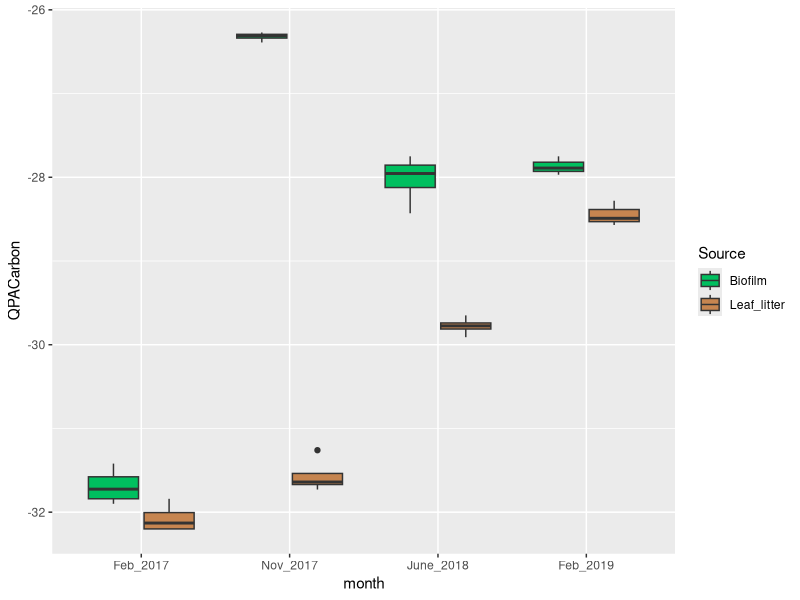
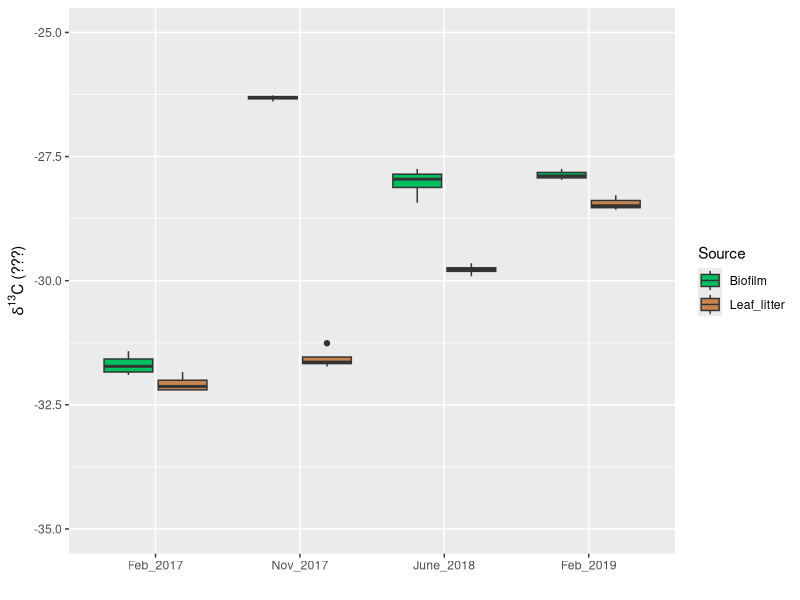
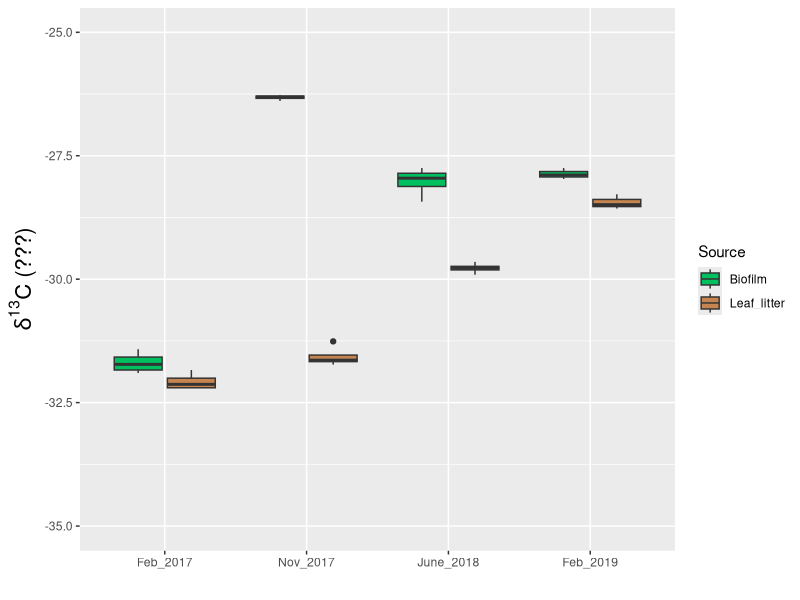
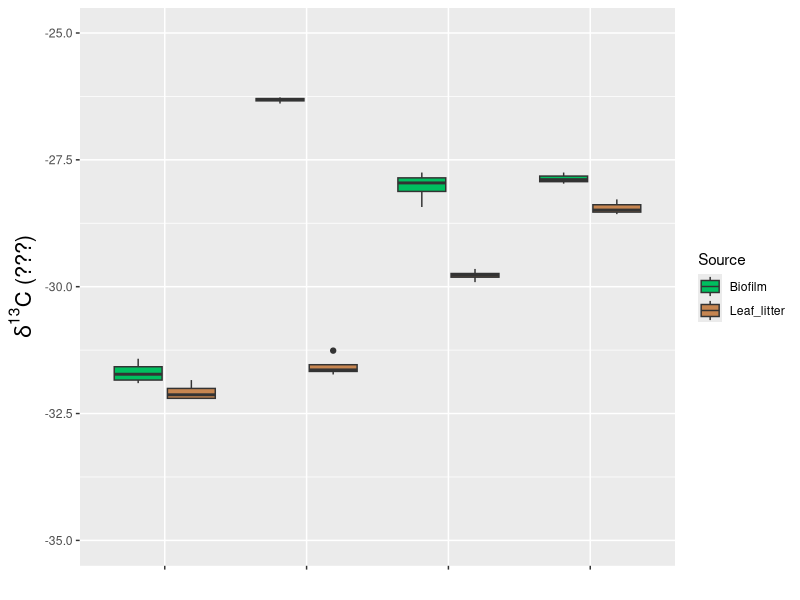
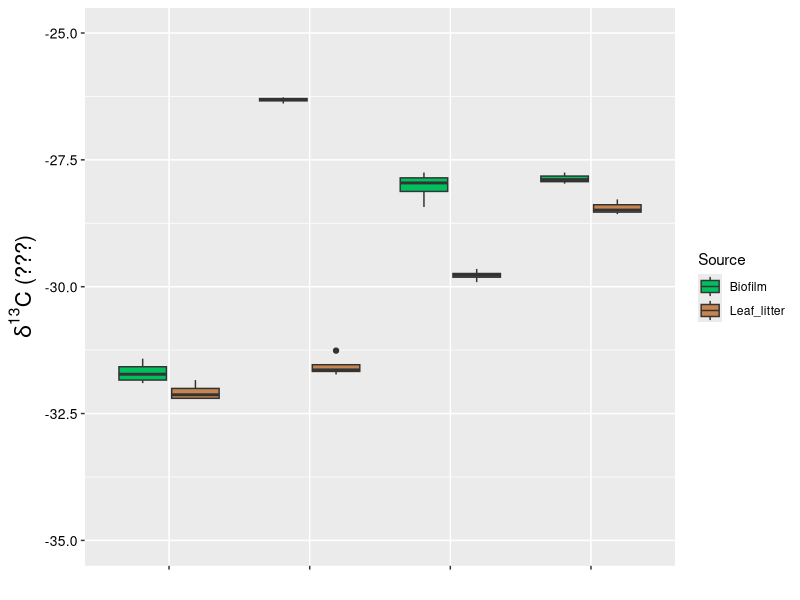
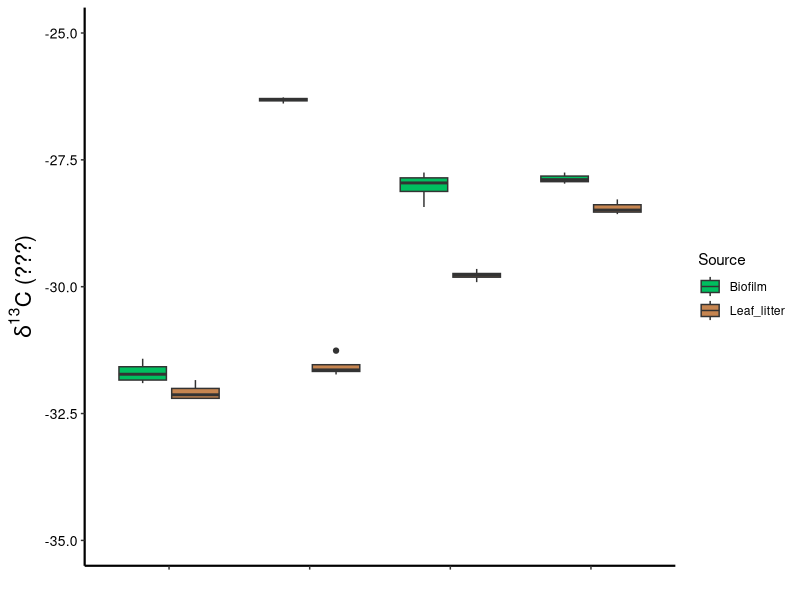
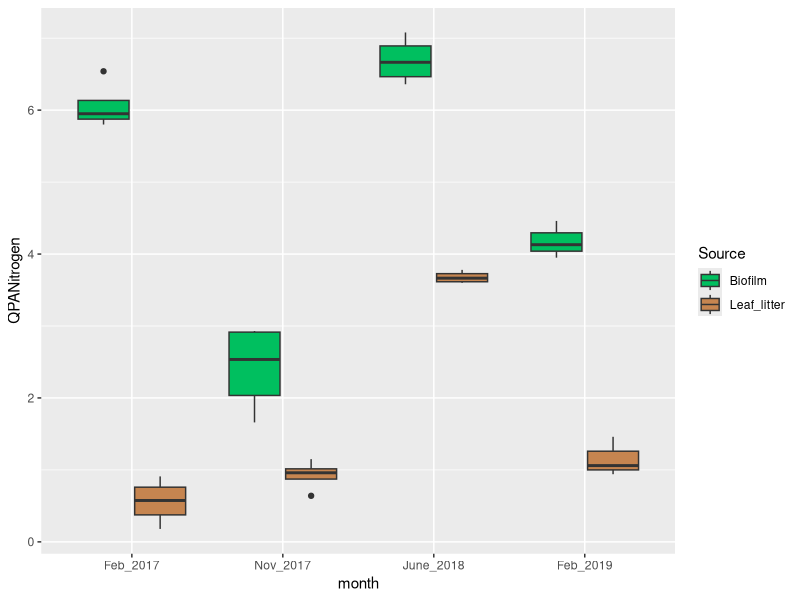
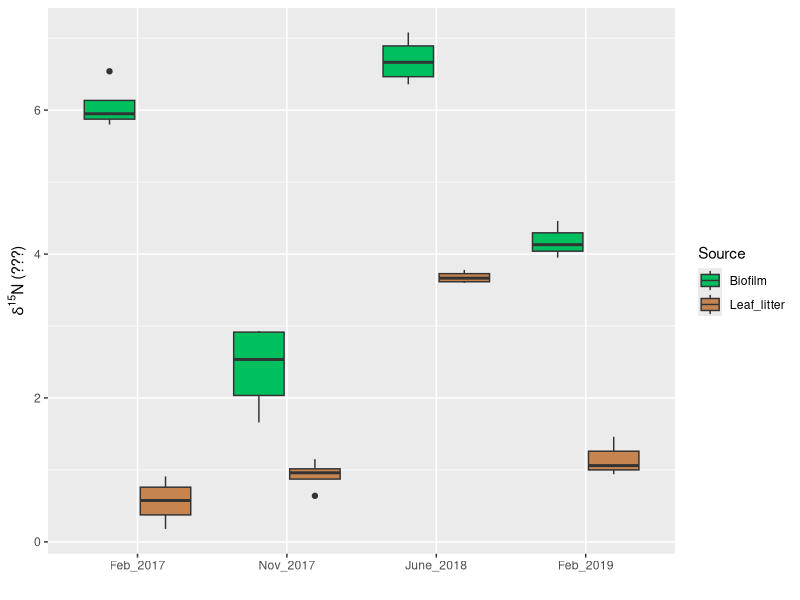

Write the R code that produced these figures, in order. (Note: this script raises an error after producing the figures.)


library(ggplot2)
library(tidyverse)
library(ggpubr)
library(gridExtra)

setwd("D:/LTER/Manuscript 2019 Stable Isotopes/Isotopes-Analysis")

Isotopes=read.csv("SourcesGraph.csv")
Isotopes


QPACarbon <- select(Isotopes, Month, Source ,QPACarbon)
QPACarbon

QPANitrogen <- select(Isotopes, Month, Source ,QPANitrogen)
QPANitrogen

# QPA Carbon --------------------------------------------------------------

month<- factor(QPACarbon$Month, levels=c("Feb_2017", "Nov_2017", "June_2018","Feb_2019"),ordered = TRUE) # order labels of x-axis
month

p <- ggplot(data = QPACarbon, aes(y = QPACarbon , x = month, fill = Source)) + geom_boxplot()+
              scale_fill_manual(values=c("#00BF5F", "#C68550"))
p
p2 <- p + labs(x="", y = expression(delta^{13}*"C (???)")) +
                      coord_cartesian(ylim=c(-35, -25))
p2
p3 <- p2 + theme(axis.title.x = element_text(color = "black", size = 14, face = "bold"),
                 axis.title.y = element_text(color = "black", size = 16, face = "bold"))
p3

p4 <- p3 + theme(axis.text.x=element_blank()) #subaxis x
p4
p5 <- p4 + theme(axis.text.y=element_text(angle=0, size=10, color="black")) # #subaxis y
p5
p6 <- p5 +theme(panel.grid.major = element_blank(), panel.grid.minor = element_blank(),
                panel.background = element_blank(), axis.line = element_line(size = 0.75,colour = "black"))
p6



# QPA Nitrogen ------------------------------------------------------------

month<- factor(QPANitrogen$Month, levels=c("Feb_2017", "Nov_2017", "June_2018","Feb_2019"),ordered = TRUE) # order labels of x-axis
month

p10 <- ggplot(data = QPANitrogen, aes(y = QPANitrogen , x = month, fill = Source)) + geom_boxplot()+
                        scale_fill_manual(values=c("#00BF5F", "#C68550"))
p10
p11 <- p10 + labs(x="", y = expression(delta^{15}*"N (???)"))
p11
p12 <- p11 + theme(axis.title.x = element_text(color = "black", size = 14, face = "bold"),
                 axis.title.y = element_text(color = "black", size = 16, face = "bold"))
p12

p13 <- p12 + theme(axis.text.x=element_text(angle=0, size=10, color="black")) #subaxis x
p13
p14 <- p13 + theme(axis.text.y=element_text(angle=0, size=10, color="black")) # #subaxis y
p14
p15 <- p14+theme(panel.grid.major = element_blank(), panel.grid.minor = element_blank(),
                panel.background = element_blank(), axis.line = element_line(size = 0.75,colour = "black"))
p15 


# QPB Subgroups -----------------------------------------------------------

QPBCarbon <- select(Isotopes, Month, Source ,QPBCarbon)
QPBCarbon

QPBNitrogen <- select(Isotopes, Month, Source ,QPBNitrogen)
QPBNitrogen


# QPB Carbon --------------------------------------------------------------

month<- factor(QPBCarbon$Month, levels=c("Feb_2017", "Nov_2017", "June_2018","Feb_2019"),ordered = TRUE) # order labels of x-axis
month

p20 <- ggplot(data = QPBCarbon, aes(y = QPBCarbon, x = Month, fill = Source)) + geom_boxplot()+
                    scale_fill_manual(values=c("#00BF5F", "#C68550"))
p20
p21 <- p20 + labs(x="", y = "")+
               coord_cartesian(ylim=c(-35, -25))
p21
p22 <- p21 + theme(axis.title.x = element_blank(),
                   axis.title.y = element_text(color = "black", size = 12, face = "bold"))
p22

p23 <- p22 + theme(axis.text.x=element_blank()) #subaxis x
p23
p24 <- p23 + theme(axis.text.y=element_text(angle=0, size=10, color="black")) # #subaxis y
p24
p25 <- p24+theme(panel.grid.major = element_blank(), panel.grid.minor = element_blank(),
                 panel.background = element_blank(), axis.line = element_line(size = 0.75,colour = "black"))
p25 


# QPB Nitrogen ------------------------------------------------------------

month<- factor(QPBNitrogen$Month, levels=c("Feb_2017", "Nov_2017", "June_2018","Feb_2019"),ordered = TRUE) # order labels of x-axis
month

p30 <- ggplot( data = QPBNitrogen, aes(y = QPBNitrogen, x = month, fill = Source)) + geom_boxplot()+
                    scale_fill_manual(values=c("#00BF5F", "#C68550"))
p30
p31 <- p30 + labs(x="", y = "")
p31
p32 <- p31 + theme(axis.title.x = element_text(color = "black", size = 12, face = "bold"),
                   axis.title.y = element_text(color = "black", size = 12, face = "bold"))
p32
p33 <- p32 + theme(axis.text.x=element_text(angle=0, size=10,color="black")) #subaxis x
p33
p34 <- p33 + theme(axis.text.y=element_text(angle=0, size=10, color="black")) # #subaxis y
p34
p35 <- p34+theme(panel.grid.major = element_blank(), panel.grid.minor = element_blank(),
                 panel.background = element_blank(), axis.line = element_line(size = 0.75,colour = "black"))
p35



p6
p25
p15
p35

Figure2 <- ggarrange(p6, p25, p15, p35,  ncol=2, nrow=2, align = "hv",
                     labels = c("A", "B","C","D"),font.label = list(size = 12, color = "black"),
                     common.legend = TRUE, legend="top")
Figure2

annotate_figure(Figure2,
                bottom = text_grob("Sampling period", rot = 0,
                                 color = "Black", face = "bold", size = 16))

Figure2 + ggsave("Figure 2.TIFF",width=6, height=4,dpi=600)



